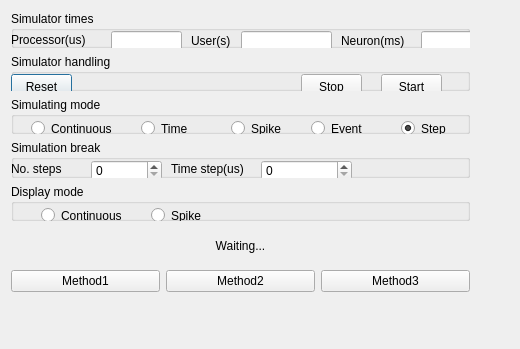
<?xml version="1.0" encoding="UTF-8"?>
<ui version="4.0">
 <class>SimulatorControlWindow</class>
 <widget class="QDialog" name="SimulatorControlWindow">
  <property name="geometry">
   <rect>
    <x>0</x>
    <y>0</y>
    <width>520</width>
    <height>349</height>
   </rect>
  </property>
  <property name="windowTitle">
   <string>Simulator dialog</string>
  </property>
  <widget class="QWidget" name="centralWidget">
   <property name="geometry">
    <rect>
     <x>0</x>
     <y>0</y>
     <width>481</width>
     <height>303</height>
    </rect>
   </property>
   <layout class="QVBoxLayout" name="verticalLayout">
    <item>
     <widget class="QGroupBox" name="SimulatorTimes">
      <property name="enabled">
       <bool>true</bool>
      </property>
      <property name="title">
       <string>Simulator times</string>
      </property>
      <widget class="QLineEdit" name="SimulatedTime">
       <property name="geometry">
        <rect>
         <x>410</x>
         <y>20</y>
         <width>81</width>
         <height>21</height>
        </rect>
       </property>
       <property name="minimumSize">
        <size>
         <width>81</width>
         <height>0</height>
        </size>
       </property>
      </widget>
      <widget class="QLabel" name="SimulatedTimeLabel">
       <property name="geometry">
        <rect>
         <x>330</x>
         <y>20</y>
         <width>81</width>
         <height>20</height>
        </rect>
       </property>
       <property name="text">
        <string>Neuron(ms)</string>
       </property>
      </widget>
      <widget class="QLabel" name="label_2">
       <property name="geometry">
        <rect>
         <x>180</x>
         <y>20</y>
         <width>51</width>
         <height>20</height>
        </rect>
       </property>
       <property name="text">
        <string>User(s)</string>
       </property>
      </widget>
      <widget class="QLabel" name="label_3">
       <property name="geometry">
        <rect>
         <x>0</x>
         <y>20</y>
         <width>101</width>
         <height>17</height>
        </rect>
       </property>
       <property name="text">
        <string>Processor(us)</string>
       </property>
      </widget>
      <widget class="QLineEdit" name="timeSystem">
       <property name="geometry">
        <rect>
         <x>100</x>
         <y>20</y>
         <width>71</width>
         <height>21</height>
        </rect>
       </property>
       <property name="minimumSize">
        <size>
         <width>61</width>
         <height>0</height>
        </size>
       </property>
      </widget>
      <widget class="QLineEdit" name="timeUser">
       <property name="geometry">
        <rect>
         <x>230</x>
         <y>20</y>
         <width>91</width>
         <height>21</height>
        </rect>
       </property>
       <property name="minimumSize">
        <size>
         <width>91</width>
         <height>0</height>
        </size>
       </property>
      </widget>
     </widget>
    </item>
    <item>
     <widget class="QGroupBox" name="Control">
      <property name="title">
       <string>Simulator handling</string>
      </property>
      <property name="flat">
       <bool>false</bool>
      </property>
      <widget class="QPushButton" name="resetButton">
       <property name="geometry">
        <rect>
         <x>0</x>
         <y>20</y>
         <width>61</width>
         <height>25</height>
        </rect>
       </property>
       <property name="text">
        <string>Reset</string>
       </property>
      </widget>
      <widget class="QPushButton" name="startButton">
       <property name="geometry">
        <rect>
         <x>370</x>
         <y>20</y>
         <width>61</width>
         <height>25</height>
        </rect>
       </property>
       <property name="text">
        <string>Start</string>
       </property>
      </widget>
      <widget class="QPushButton" name="stopButton">
       <property name="geometry">
        <rect>
         <x>290</x>
         <y>20</y>
         <width>61</width>
         <height>25</height>
        </rect>
       </property>
       <property name="text">
        <string>Stop</string>
       </property>
      </widget>
     </widget>
    </item>
    <item>
     <widget class="QGroupBox" name="SimulationMode">
      <property name="title">
       <string>Simulating mode</string>
      </property>
      <property name="flat">
       <bool>true</bool>
      </property>
      <widget class="QRadioButton" name="continuousMode">
       <property name="geometry">
        <rect>
         <x>20</x>
         <y>20</y>
         <width>101</width>
         <height>23</height>
        </rect>
       </property>
       <property name="text">
        <string>Continuous</string>
       </property>
      </widget>
      <widget class="QRadioButton" name="spikeMode">
       <property name="geometry">
        <rect>
         <x>220</x>
         <y>20</y>
         <width>71</width>
         <height>23</height>
        </rect>
       </property>
       <property name="text">
        <string>Spike</string>
       </property>
      </widget>
      <widget class="QRadioButton" name="eventMode">
       <property name="geometry">
        <rect>
         <x>300</x>
         <y>20</y>
         <width>61</width>
         <height>23</height>
        </rect>
       </property>
       <property name="text">
        <string>Event</string>
       </property>
       <property name="checked">
        <bool>false</bool>
       </property>
      </widget>
      <widget class="QRadioButton" name="stepMode">
       <property name="geometry">
        <rect>
         <x>390</x>
         <y>20</y>
         <width>61</width>
         <height>23</height>
        </rect>
       </property>
       <property name="text">
        <string>Step</string>
       </property>
       <property name="checked">
        <bool>true</bool>
       </property>
      </widget>
      <widget class="QRadioButton" name="timeMode">
       <property name="geometry">
        <rect>
         <x>130</x>
         <y>20</y>
         <width>71</width>
         <height>23</height>
        </rect>
       </property>
       <property name="text">
        <string>Time</string>
       </property>
      </widget>
     </widget>
    </item>
    <item>
     <widget class="QGroupBox" name="StepParametersBox">
      <property name="title">
       <string>Simulation break</string>
      </property>
      <widget class="QSpinBox" name="StepNumberBox">
       <property name="geometry">
        <rect>
         <x>80</x>
         <y>20</y>
         <width>71</width>
         <height>21</height>
        </rect>
       </property>
      </widget>
      <widget class="QLabel" name="label_4">
       <property name="geometry">
        <rect>
         <x>0</x>
         <y>20</y>
         <width>81</width>
         <height>18</height>
        </rect>
       </property>
       <property name="text">
        <string>No. steps</string>
       </property>
      </widget>
      <widget class="QLabel" name="label_5">
       <property name="geometry">
        <rect>
         <x>160</x>
         <y>20</y>
         <width>91</width>
         <height>18</height>
        </rect>
       </property>
       <property name="text">
        <string>Time step(us)</string>
       </property>
      </widget>
      <widget class="QSpinBox" name="StepTimeBox">
       <property name="geometry">
        <rect>
         <x>250</x>
         <y>20</y>
         <width>91</width>
         <height>21</height>
        </rect>
       </property>
      </widget>
     </widget>
    </item>
    <item>
     <widget class="QGroupBox" name="displayModeBox">
      <property name="title">
       <string>Display mode</string>
      </property>
      <widget class="QRadioButton" name="displayContinuous">
       <property name="geometry">
        <rect>
         <x>30</x>
         <y>20</y>
         <width>112</width>
         <height>23</height>
        </rect>
       </property>
       <property name="text">
        <string>Continuous</string>
       </property>
      </widget>
      <widget class="QRadioButton" name="radioButton_2">
       <property name="geometry">
        <rect>
         <x>140</x>
         <y>20</y>
         <width>61</width>
         <height>23</height>
        </rect>
       </property>
       <property name="text">
        <string>Spike</string>
       </property>
      </widget>
     </widget>
    </item>
    <item>
     <widget class="QLabel" name="label">
      <property name="text">
       <string>Waiting...</string>
      </property>
      <property name="alignment">
       <set>Qt::AlignmentFlag::AlignCenter</set>
      </property>
     </widget>
    </item>
    <item>
     <layout class="QHBoxLayout" name="horizontalLayout">
      <item>
       <widget class="QPushButton" name="method1Button">
        <property name="text">
         <string>Method1</string>
        </property>
        <property name="flat">
         <bool>false</bool>
        </property>
       </widget>
      </item>
      <item>
       <widget class="QPushButton" name="method2Button">
        <property name="text">
         <string>Method2</string>
        </property>
       </widget>
      </item>
      <item>
       <widget class="QPushButton" name="method3Button">
        <property name="text">
         <string>Method3</string>
        </property>
       </widget>
      </item>
     </layout>
    </item>
   </layout>
  </widget>
 </widget>
 <layoutdefault spacing="6" margin="11"/>
 <resources/>
 <connections/>
</ui>
